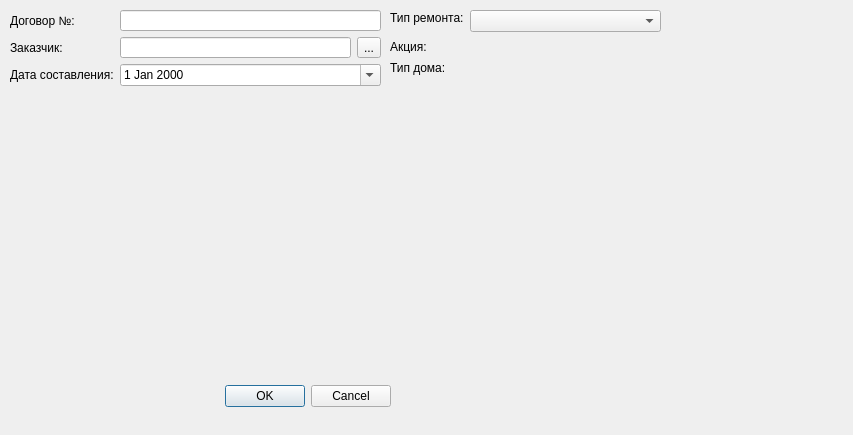
<?xml version="1.0" encoding="UTF-8"?>
<ui version="4.0">
 <class>RenovationPanel</class>
 <widget class="QDialog" name="RenovationPanel">
  <property name="geometry">
   <rect>
    <x>0</x>
    <y>0</y>
    <width>853</width>
    <height>435</height>
   </rect>
  </property>
  <property name="windowTitle">
   <string>Dialog</string>
  </property>
  <widget class="QDialogButtonBox" name="buttonBox">
   <property name="geometry">
    <rect>
     <x>110</x>
     <y>380</y>
     <width>281</width>
     <height>32</height>
    </rect>
   </property>
   <property name="orientation">
    <enum>Qt::Horizontal</enum>
   </property>
   <property name="standardButtons">
    <set>QDialogButtonBox::Cancel|QDialogButtonBox::Ok</set>
   </property>
  </widget>
  <widget class="QLabel" name="label_4">
   <property name="geometry">
    <rect>
     <x>390</x>
     <y>10</y>
     <width>91</width>
     <height>16</height>
    </rect>
   </property>
   <property name="text">
    <string>Тип ремонта:</string>
   </property>
  </widget>
  <widget class="QLabel" name="label_5">
   <property name="geometry">
    <rect>
     <x>390</x>
     <y>40</y>
     <width>47</width>
     <height>13</height>
    </rect>
   </property>
   <property name="text">
    <string>Акция:</string>
   </property>
  </widget>
  <widget class="QLabel" name="label_6">
   <property name="geometry">
    <rect>
     <x>390</x>
     <y>60</y>
     <width>61</width>
     <height>16</height>
    </rect>
   </property>
   <property name="text">
    <string>Тип дома:</string>
   </property>
  </widget>
  <widget class="QComboBox" name="comboBox">
   <property name="geometry">
    <rect>
     <x>470</x>
     <y>10</y>
     <width>191</width>
     <height>22</height>
    </rect>
   </property>
  </widget>
  <widget class="QWidget" name="">
   <property name="geometry">
    <rect>
     <x>10</x>
     <y>10</y>
     <width>371</width>
     <height>76</height>
    </rect>
   </property>
   <layout class="QFormLayout" name="formLayout">
    <item row="0" column="0">
     <widget class="QLabel" name="label">
      <property name="text">
       <string>Договор №:</string>
      </property>
     </widget>
    </item>
    <item row="0" column="1">
     <widget class="QLineEdit" name="docNumberEdit"/>
    </item>
    <item row="1" column="0">
     <widget class="QLabel" name="label_2">
      <property name="text">
       <string>Заказчик:</string>
      </property>
     </widget>
    </item>
    <item row="1" column="1">
     <layout class="QHBoxLayout" name="horizontalLayout">
      <item>
       <widget class="QLineEdit" name="clientEdit"/>
      </item>
      <item>
       <widget class="QToolButton" name="clientButton">
        <property name="text">
         <string>...</string>
        </property>
       </widget>
      </item>
     </layout>
    </item>
    <item row="2" column="0">
     <widget class="QLabel" name="label_3">
      <property name="text">
       <string>Дата составления:</string>
      </property>
     </widget>
    </item>
    <item row="2" column="1">
     <widget class="QDateEdit" name="dateprepEdit">
      <property name="calendarPopup">
       <bool>true</bool>
      </property>
     </widget>
    </item>
   </layout>
  </widget>
 </widget>
 <resources/>
 <connections>
  <connection>
   <sender>buttonBox</sender>
   <signal>accepted()</signal>
   <receiver>RenovationPanel</receiver>
   <slot>accept()</slot>
   <hints>
    <hint type="sourcelabel">
     <x>248</x>
     <y>254</y>
    </hint>
    <hint type="destinationlabel">
     <x>157</x>
     <y>274</y>
    </hint>
   </hints>
  </connection>
  <connection>
   <sender>buttonBox</sender>
   <signal>rejected()</signal>
   <receiver>RenovationPanel</receiver>
   <slot>reject()</slot>
   <hints>
    <hint type="sourcelabel">
     <x>316</x>
     <y>260</y>
    </hint>
    <hint type="destinationlabel">
     <x>286</x>
     <y>274</y>
    </hint>
   </hints>
  </connection>
 </connections>
</ui>
